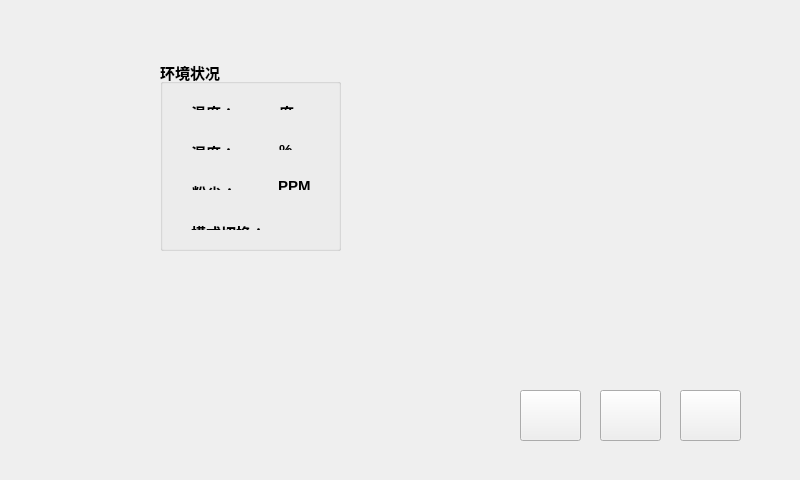
<?xml version="1.0" encoding="UTF-8"?>
<ui version="4.0">
 <class>Widget</class>
 <widget class="QWidget" name="Widget">
  <property name="geometry">
   <rect>
    <x>0</x>
    <y>0</y>
    <width>800</width>
    <height>480</height>
   </rect>
  </property>
  <property name="maximumSize">
   <size>
    <width>800</width>
    <height>480</height>
   </size>
  </property>
  <property name="windowTitle">
   <string>Widget</string>
  </property>
  <widget class="QGroupBox" name="groupBox">
   <property name="geometry">
    <rect>
     <x>160</x>
     <y>60</y>
     <width>181</width>
     <height>191</height>
    </rect>
   </property>
   <property name="font">
    <font>
     <pointsize>11</pointsize>
     <weight>75</weight>
     <bold>true</bold>
    </font>
   </property>
   <property name="title">
    <string>环境状况</string>
   </property>
   <widget class="QWidget" name="layoutWidget">
    <property name="geometry">
     <rect>
      <x>20</x>
      <y>30</y>
      <width>141</width>
      <height>31</height>
     </rect>
    </property>
    <layout class="QHBoxLayout" name="horizontalLayout">
     <item>
      <widget class="QLabel" name="label">
       <property name="text">
        <string>&lt;!DOCTYPE HTML PUBLIC &quot;-//W3C//DTD HTML 4.0//EN&quot; &quot;http://www.w3.org/TR/REC-html40/strict.dtd&quot;&gt;
&lt;html&gt;&lt;head&gt;&lt;meta name=&quot;qrichtext&quot; content=&quot;1&quot; /&gt;&lt;style type=&quot;text/css&quot;&gt;
p, li { white-space: pre-wrap; }
&lt;/style&gt;&lt;/head&gt;&lt;body style=&quot; font-family:'SimSun'; font-size:9pt; font-weight:400; font-style:normal;&quot;&gt;
&lt;p style=&quot; margin-top:0px; margin-bottom:0px; margin-left:0px; margin-right:0px; -qt-block-indent:0; text-indent:0px;&quot;&gt;&lt;span style=&quot; font-family:'宋体'; font-size:11pt; font-weight:600;&quot;&gt;温度：&lt;/span&gt;&lt;/p&gt;&lt;/body&gt;&lt;/html&gt;</string>
       </property>
      </widget>
     </item>
     <item>
      <widget class="QLabel" name="tempLabel">
       <property name="text">
        <string>&lt;!DOCTYPE HTML PUBLIC &quot;-//W3C//DTD HTML 4.0//EN&quot; &quot;http://www.w3.org/TR/REC-html40/strict.dtd&quot;&gt;
&lt;html&gt;&lt;head&gt;&lt;meta name=&quot;qrichtext&quot; content=&quot;1&quot; /&gt;&lt;style type=&quot;text/css&quot;&gt;
p, li { white-space: pre-wrap; }
&lt;/style&gt;&lt;/head&gt;&lt;body style=&quot; font-family:'SimSun'; font-size:9pt; font-weight:400; font-style:normal;&quot;&gt;
&lt;p style=&quot;-qt-paragraph-type:empty; margin-top:0px; margin-bottom:0px; margin-left:0px; margin-right:0px; -qt-block-indent:0; text-indent:0px; font-family:'宋体';&quot;&gt;&lt;/p&gt;&lt;/body&gt;&lt;/html&gt;</string>
       </property>
      </widget>
     </item>
     <item>
      <widget class="QLabel" name="label_3">
       <property name="text">
        <string>&lt;!DOCTYPE HTML PUBLIC &quot;-//W3C//DTD HTML 4.0//EN&quot; &quot;http://www.w3.org/TR/REC-html40/strict.dtd&quot;&gt;
&lt;html&gt;&lt;head&gt;&lt;meta name=&quot;qrichtext&quot; content=&quot;1&quot; /&gt;&lt;style type=&quot;text/css&quot;&gt;
p, li { white-space: pre-wrap; }
&lt;/style&gt;&lt;/head&gt;&lt;body style=&quot; font-family:'SimSun'; font-size:9pt; font-weight:400; font-style:normal;&quot;&gt;
&lt;p style=&quot; margin-top:0px; margin-bottom:0px; margin-left:0px; margin-right:0px; -qt-block-indent:0; text-indent:0px;&quot;&gt;&lt;span style=&quot; font-family:'宋体'; font-size:11pt; font-weight:600;&quot;&gt;度&lt;/span&gt;&lt;/p&gt;&lt;/body&gt;&lt;/html&gt;</string>
       </property>
      </widget>
     </item>
    </layout>
   </widget>
   <widget class="QWidget" name="layoutWidget_3">
    <property name="geometry">
     <rect>
      <x>20</x>
      <y>150</y>
      <width>131</width>
      <height>31</height>
     </rect>
    </property>
    <layout class="QHBoxLayout" name="horizontalLayout_4">
     <item>
      <widget class="QLabel" name="label_8">
       <property name="text">
        <string>&lt;!DOCTYPE HTML PUBLIC &quot;-//W3C//DTD HTML 4.0//EN&quot; &quot;http://www.w3.org/TR/REC-html40/strict.dtd&quot;&gt;
&lt;html&gt;&lt;head&gt;&lt;meta name=&quot;qrichtext&quot; content=&quot;1&quot; /&gt;&lt;style type=&quot;text/css&quot;&gt;
p, li { white-space: pre-wrap; }
&lt;/style&gt;&lt;/head&gt;&lt;body style=&quot; font-family:'SimSun'; font-size:9pt; font-weight:400; font-style:normal;&quot;&gt;
&lt;p style=&quot; margin-top:0px; margin-bottom:0px; margin-left:0px; margin-right:0px; -qt-block-indent:0; text-indent:0px;&quot;&gt;&lt;span style=&quot; font-family:'宋体'; font-size:11pt; font-weight:600;&quot;&gt;模式切换：&lt;/span&gt;&lt;/p&gt;&lt;/body&gt;&lt;/html&gt;</string>
       </property>
      </widget>
     </item>
    </layout>
   </widget>
   <widget class="QWidget" name="layoutWidget_4">
    <property name="geometry">
     <rect>
      <x>20</x>
      <y>70</y>
      <width>141</width>
      <height>31</height>
     </rect>
    </property>
    <layout class="QHBoxLayout" name="horizontalLayout_2">
     <item>
      <widget class="QLabel" name="label_4">
       <property name="text">
        <string>&lt;!DOCTYPE HTML PUBLIC &quot;-//W3C//DTD HTML 4.0//EN&quot; &quot;http://www.w3.org/TR/REC-html40/strict.dtd&quot;&gt;
&lt;html&gt;&lt;head&gt;&lt;meta name=&quot;qrichtext&quot; content=&quot;1&quot; /&gt;&lt;style type=&quot;text/css&quot;&gt;
p, li { white-space: pre-wrap; }
&lt;/style&gt;&lt;/head&gt;&lt;body style=&quot; font-family:'SimSun'; font-size:9pt; font-weight:400; font-style:normal;&quot;&gt;
&lt;p style=&quot; margin-top:0px; margin-bottom:0px; margin-left:0px; margin-right:0px; -qt-block-indent:0; text-indent:0px;&quot;&gt;&lt;span style=&quot; font-family:'宋体'; font-size:11pt; font-weight:600;&quot;&gt;湿度：&lt;/span&gt;&lt;/p&gt;&lt;/body&gt;&lt;/html&gt;</string>
       </property>
      </widget>
     </item>
     <item>
      <widget class="QLabel" name="humLabel">
       <property name="text">
        <string>&lt;!DOCTYPE HTML PUBLIC &quot;-//W3C//DTD HTML 4.0//EN&quot; &quot;http://www.w3.org/TR/REC-html40/strict.dtd&quot;&gt;
&lt;html&gt;&lt;head&gt;&lt;meta name=&quot;qrichtext&quot; content=&quot;1&quot; /&gt;&lt;style type=&quot;text/css&quot;&gt;
p, li { white-space: pre-wrap; }
&lt;/style&gt;&lt;/head&gt;&lt;body style=&quot; font-family:'SimSun'; font-size:9pt; font-weight:400; font-style:normal;&quot;&gt;
&lt;p style=&quot;-qt-paragraph-type:empty; margin-top:0px; margin-bottom:0px; margin-left:0px; margin-right:0px; -qt-block-indent:0; text-indent:0px; font-family:'宋体';&quot;&gt;&lt;/p&gt;&lt;/body&gt;&lt;/html&gt;</string>
       </property>
      </widget>
     </item>
     <item>
      <widget class="QLabel" name="label_2">
       <property name="text">
        <string>&lt;!DOCTYPE HTML PUBLIC &quot;-//W3C//DTD HTML 4.0//EN&quot; &quot;http://www.w3.org/TR/REC-html40/strict.dtd&quot;&gt;
&lt;html&gt;&lt;head&gt;&lt;meta name=&quot;qrichtext&quot; content=&quot;1&quot; /&gt;&lt;style type=&quot;text/css&quot;&gt;
p, li { white-space: pre-wrap; }
&lt;/style&gt;&lt;/head&gt;&lt;body style=&quot; font-family:'SimSun'; font-size:9pt; font-weight:400; font-style:normal;&quot;&gt;
&lt;p style=&quot; margin-top:0px; margin-bottom:0px; margin-left:0px; margin-right:0px; -qt-block-indent:0; text-indent:0px;&quot;&gt;&lt;span style=&quot; font-family:'宋体'; font-size:11pt; font-weight:600;&quot;&gt;%&lt;/span&gt;&lt;/p&gt;&lt;/body&gt;&lt;/html&gt;</string>
       </property>
      </widget>
     </item>
    </layout>
   </widget>
   <widget class="QLabel" name="lightLabel">
    <property name="geometry">
     <rect>
      <x>162</x>
      <y>111</y>
      <width>16</width>
      <height>16</height>
     </rect>
    </property>
    <property name="text">
     <string>&lt;!DOCTYPE HTML PUBLIC &quot;-//W3C//DTD HTML 4.0//EN&quot; &quot;http://www.w3.org/TR/REC-html40/strict.dtd&quot;&gt;
&lt;html&gt;&lt;head&gt;&lt;meta name=&quot;qrichtext&quot; content=&quot;1&quot; /&gt;&lt;style type=&quot;text/css&quot;&gt;
p, li { white-space: pre-wrap; }
&lt;/style&gt;&lt;/head&gt;&lt;body style=&quot; font-family:'SimSun'; font-size:9pt; font-weight:400; font-style:normal;&quot;&gt;
&lt;p style=&quot;-qt-paragraph-type:empty; margin-top:0px; margin-bottom:0px; margin-left:0px; margin-right:0px; -qt-block-indent:0; text-indent:0px; font-family:'宋体';&quot;&gt;&lt;/p&gt;&lt;/body&gt;&lt;/html&gt;</string>
    </property>
   </widget>
   <widget class="QWidget" name="">
    <property name="geometry">
     <rect>
      <x>21</x>
      <y>110</y>
      <width>141</width>
      <height>31</height>
     </rect>
    </property>
    <layout class="QHBoxLayout" name="horizontalLayout_3">
     <item>
      <widget class="QLabel" name="label_6">
       <property name="text">
        <string>&lt;!DOCTYPE HTML PUBLIC &quot;-//W3C//DTD HTML 4.0//EN&quot; &quot;http://www.w3.org/TR/REC-html40/strict.dtd&quot;&gt;
&lt;html&gt;&lt;head&gt;&lt;meta name=&quot;qrichtext&quot; content=&quot;1&quot; /&gt;&lt;style type=&quot;text/css&quot;&gt;
p, li { white-space: pre-wrap; }
&lt;/style&gt;&lt;/head&gt;&lt;body style=&quot; font-family:'SimSun'; font-size:11pt; font-weight:600; font-style:normal;&quot;&gt;
&lt;p style=&quot; margin-top:0px; margin-bottom:0px; margin-left:0px; margin-right:0px; -qt-block-indent:0; text-indent:0px;&quot;&gt;&lt;span style=&quot; font-family:'宋体';&quot;&gt;粉尘：&lt;/span&gt;&lt;/p&gt;&lt;/body&gt;&lt;/html&gt;</string>
       </property>
      </widget>
     </item>
     <item>
      <widget class="QLabel" name="pm25label">
       <property name="text">
        <string/>
       </property>
      </widget>
     </item>
     <item>
      <widget class="QLabel" name="label_7">
       <property name="text">
        <string>PPM</string>
       </property>
      </widget>
     </item>
    </layout>
   </widget>
  </widget>
  <widget class="QPushButton" name="navButton">
   <property name="geometry">
    <rect>
     <x>600</x>
     <y>390</y>
     <width>61</width>
     <height>51</height>
    </rect>
   </property>
   <property name="text">
    <string/>
   </property>
  </widget>
  <widget class="QPushButton" name="startButton">
   <property name="geometry">
    <rect>
     <x>680</x>
     <y>390</y>
     <width>61</width>
     <height>51</height>
    </rect>
   </property>
   <property name="text">
    <string/>
   </property>
  </widget>
  <widget class="QPushButton" name="setButton">
   <property name="geometry">
    <rect>
     <x>520</x>
     <y>390</y>
     <width>61</width>
     <height>51</height>
    </rect>
   </property>
   <property name="text">
    <string/>
   </property>
  </widget>
 </widget>
 <layoutdefault spacing="6" margin="11"/>
 <resources/>
 <connections/>
</ui>
